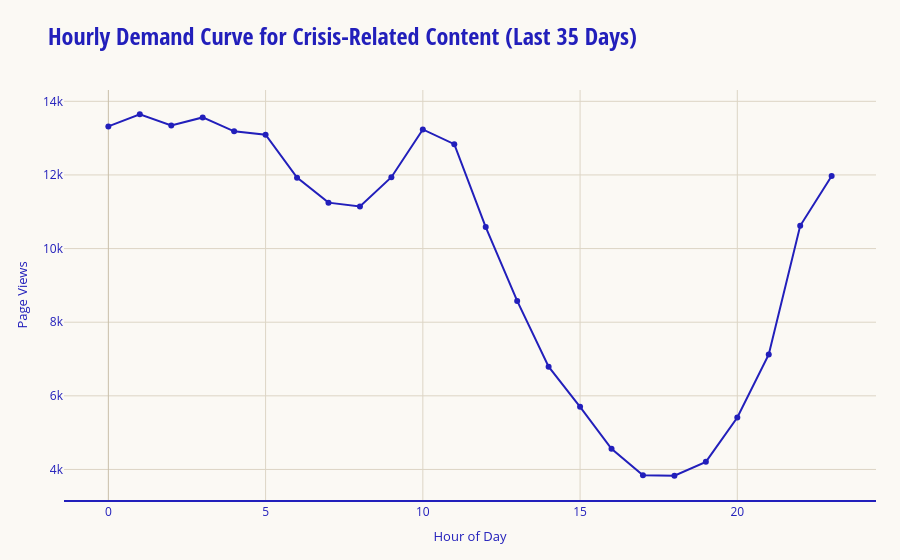

Notebook source saved alongside this figure:
### Code cell
hour_summary = (
    df.groupby("hour_of_day", as_index=False)["crisis_page_views"]
    .sum()
    .sort_values("hour_of_day")
)

fig = go.Figure(
    data=[
        go.Scatter(
            x=hour_summary["hour_of_day"],
            y=hour_summary["crisis_page_views"],
            mode="lines+markers",
            name="Crisis Page Views",
        )
    ]
)
fig.update_layout(
    template="lifeline",
    title=f"Hourly Demand Curve for Crisis-Related Content ({analysis_window_label})",
    xaxis_title="Hour of Day",
    yaxis_title="Page Views",
)
lifeline_theme.add_lifeline_logo(fig)
fig.show()

### Figure 1 — Plotly figure (JSON) as saved in the notebook; plotly's stock layout.template omitted (floating-point values rounded to 4 significant figures)
{"data": [{"mode": "lines+markers", "name": "Crisis Page Views", "type": "scatter", "x": [0, 1, 2, 3, 4, 5, 6, 7, 8, 9, 10, 11, 12, 13, 14, 15, 16, 17, 18, 19, 20, 21, 22, 23], "y": [13319, 13649, 13346, 13563, 13185, 13095, 11927, 11248, 11146, 11939, 13237, 12836, 10585, 8577, 6793, 5703, 4563, 3843, 3829, 4207, 5412, 7126, 10619, 11972]}], "layout": {"title": {"text": "Hourly Demand Curve for Crisis-Related Content (Last 35 Days)"}, "xaxis": {"title": {"text": "Hour of Day"}}, "yaxis": {"title": {"text": "Page Views"}}}}
